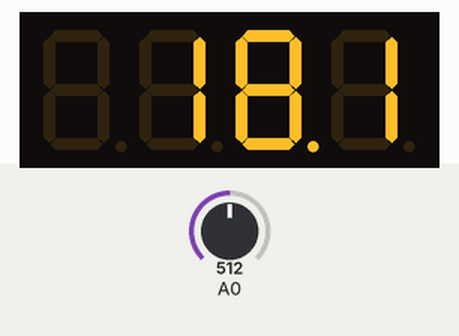
A sketch run on a simulated Arduino Uno, built with avr-gcc and run on an emulated ATmega328P. On the bench: 4-digit seven-segment display. The inputs (shaded band) are chosen by the test bench; at power-on: A0 = 512.

Above: at 2.2 s.
2.3 s: A0 set to 109
At 4.3 s:
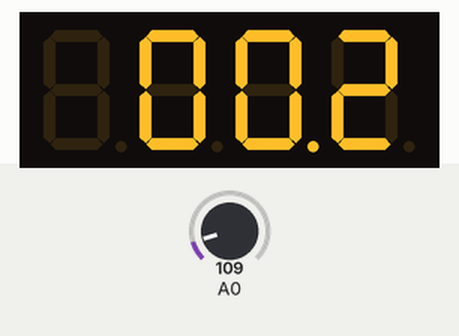
5.3 s: A0 set to 93
At 5.9 s:
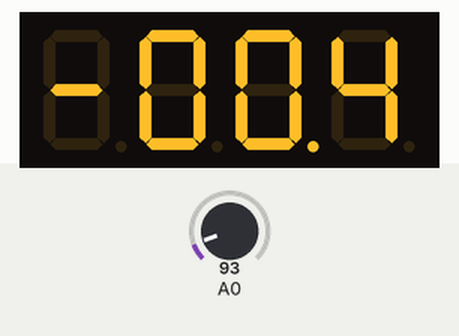
6.9 s: A0 set to 70
At 7.4 s:
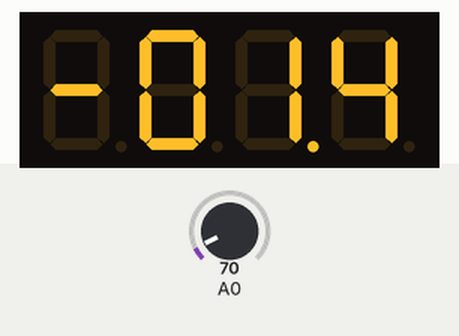
Timing chart, 0 to 9.9 s (numbered marks = the images above; inputs shaded):
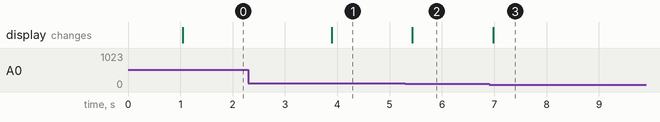

Measured:
- the behaviour switches between 101 and 100 on A0 (found by bisection; images 1 and 2)
- after the input at 2.3 s, the display: changes after 1.6 s (image 1)
- after the input at 5.3 s, the display: changes after 0.13 s (image 2)
- after the input at 6.9 s, the display: changes after 0.08 s (image 3)

The sketch:

boost_sensor.ino
```cpp
#include <TM1637Display.h>

#define CLK 9
#define DIO 7

#define NEG 0b01000000
#define DOT 0b10000000

#define HOLD_DIFF 5 //0.5 PSI drop will kick it the holding
#define HOLD_THRESH 80 //10 = 1 psi 100 = 10 psi
#define HOLD_TIME 1500 //milliseconds

TM1637Display display = TM1637Display(CLK, DIO);

long count;
int pressure, prev_pressure;

void setup()
{
  display.clear();
  delay(1000);
  pressure = prev_pressure = 0;
  Serial.begin(9600);
  analogReference(DEFAULT);
}

void displayValue(int val)
{
  uint8_t data[4] = {0};
  //Set the brightness:
  display.setBrightness(0x0, true);
  if(val >= 0)
    data[0] = 0;
  else
  {
    val *= -1;
    data[0] = NEG;
  }
  for(int i = 3; i > 0; i--)
  {
    data[i] = display.encodeDigit(val % 10);
    val /= 10;
  }
  data [2] |= DOT;
  display.setSegments(data);
}

int maximum(int a, int b)
{
  if(a > b)
    return a;
}

int readPressurePSI()
{
  float d2a = (float(analogRead(A0)/1024.0)*3.244);
  int val = (float((d2a-0.3244)/2.5952)*36.26) * 10;
  return val;
}


void loop()
{
  //Get PSI value
  pressure = readPressurePSI();
  /*
  Hold value if the previous pressure is greater than the current pressure, if the previous pressure is above
  the threshold and the difference between the current and previous pressure is greater than a certain value
  */
  if((prev_pressure > pressure) && (prev_pressure > HOLD_THRESH) && ((prev_pressure-pressure) > HOLD_DIFF))
  {
    //The below loop takes roughly 24 milliseconds to carry out, so 1500ms pause is what is shown here.
    int hold = (HOLD_TIME/24);
    while(hold)
    {
      pressure = readPressurePSI();
      if(prev_pressure > pressure)
      {
        displayValue(prev_pressure);
      }
      else
      {
        displayValue(pressure);
        prev_pressure = pressure;
        hold = 64;
      }
      hold--;
    }
  }
  else
  {
    displayValue(pressure);
  }
  prev_pressure = pressure;
  delay(150);
}
```
